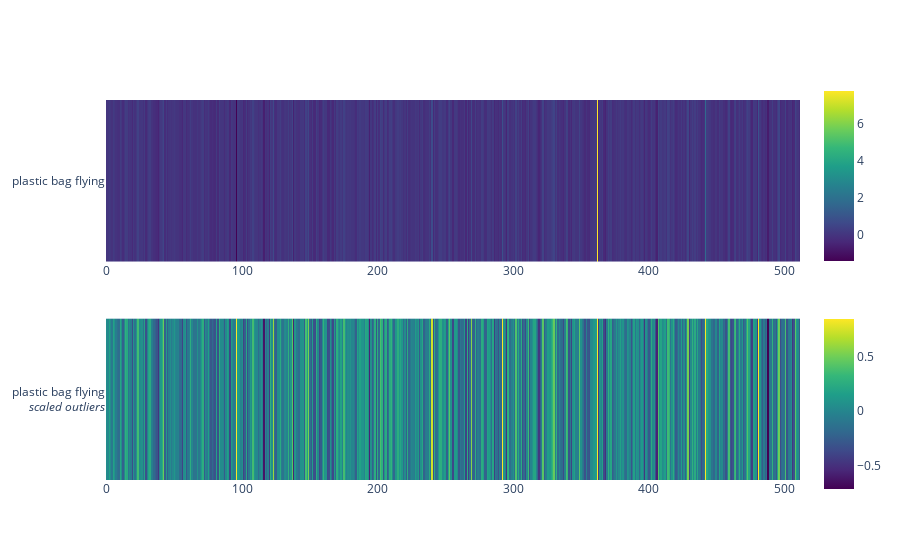

This figure's notebook cell:
### Code cell
add_new_text_and_plot("plastic bag flying").show()

### Figure 1 — Plotly figure (JSON) as saved in the notebook; plotly's stock layout.template omitted (floating-point values rounded to 4 significant figures; data arrays with more than 128 entries replaced by an {"elided": "..."} marker saying what was removed)
{"data": [{"colorbar": {"len": 0.5, "y": 0.8}, "colorscale": [[0.0, "#440154"], [0.1111, "#482878"], [0.2222, "#3e4989"], [0.3333, "#31688e"], [0.4444, "#26828e"], [0.5556, "#1f9e89"], [0.6667, "#35b779"], [0.7778, "#6ece58"], [0.8889, "#b5de2b"], [1.0, "#fde725"]], "x": {"elided": "512 int values"}, "y": ["plastic bag flying"], "z": {"elided": "1x512 float values"}, "type": "heatmap", "xaxis": "x", "yaxis": "y"}, {"colorbar": {"len": 0.5, "y": 0.2}, "colorscale": [[0.0, "#440154"], [0.1111, "#482878"], [0.2222, "#3e4989"], [0.3333, "#31688e"], [0.4444, "#26828e"], [0.5556, "#1f9e89"], [0.6667, "#35b779"], [0.7778, "#6ece58"], [0.8889, "#b5de2b"], [1.0, "#fde725"]], "x": {"elided": "512 int values"}, "y": ["plastic bag flying<br><i>scaled outliers</i>"], "z": {"elided": "1x512 float values"}, "type": "heatmap", "xaxis": "x2", "yaxis": "y2"}], "layout": {"xaxis": {"anchor": "y", "domain": [0.0, 1.0]}, "yaxis": {"anchor": "x", "domain": [0.575, 1.0]}, "xaxis2": {"anchor": "y2", "domain": [0.0, 1.0]}, "yaxis2": {"anchor": "x2", "domain": [0.0, 0.425]}}}
